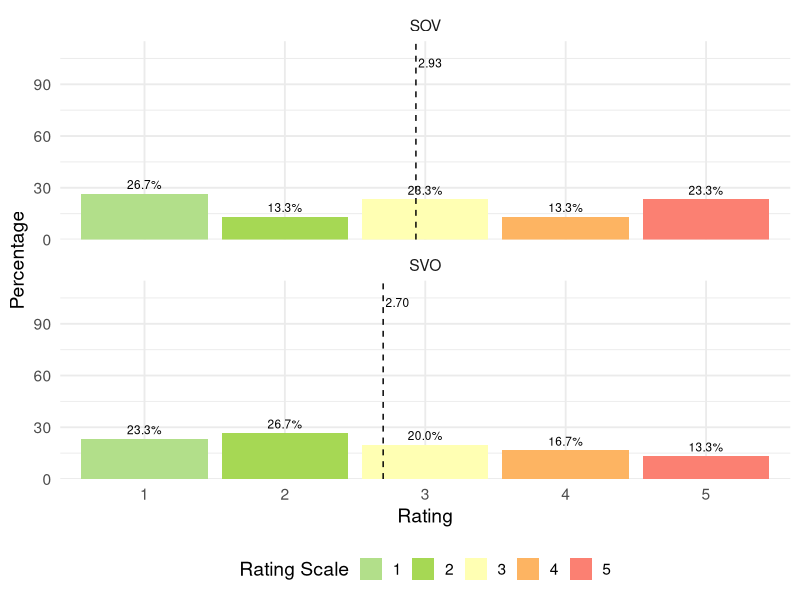
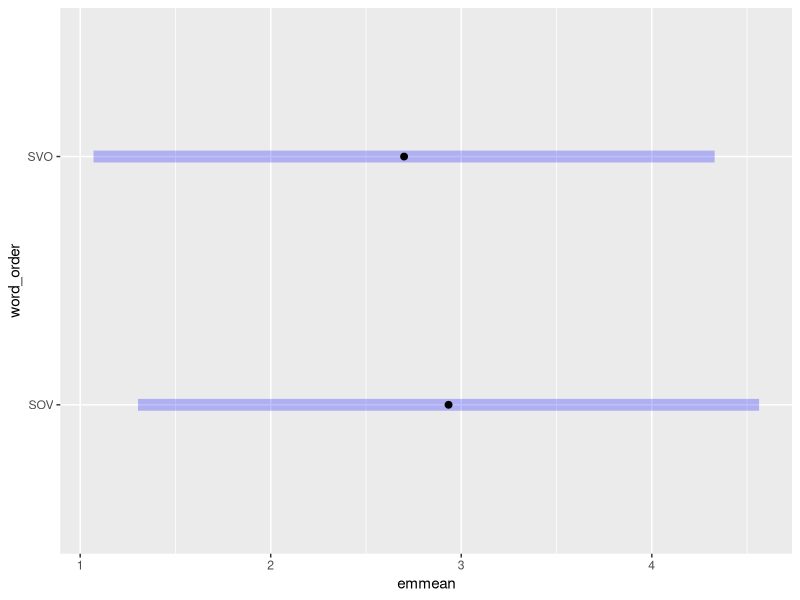

These charts were generated, in order, by the following R code:
## ---- chunk 1
library(tibble)

# Simulate dataset: 10 subjects × 6 items
set.seed(123)
df <- tibble(
  subject = rep(1:10, each = 6),
  item = rep(1:3, each = 2, times=10),
  word_order = rep(c("SVO", "SOV"), times=3*10),
  sentence = rep(c(
    "The cat chased the mouse.",     # SVO
    "The cat the mouse chased.",     # SOV
    "She reads books every night.",  # SVO
    "She every night books reads.",  # SOV
    "They are visiting the park.",   # SVO
    "They the park are visiting."    # SOV
  ), times=10),
  rating = sample(1:5, 60, replace = TRUE)
)

# Convert to factors for modeling
df$word_order <- factor(df$word_order)
df$subject <- factor(df$subject)
df$item <- factor(df$item)

# Quick check
head(df)
## ---- chunk 2
library(ggplot2)
library(dplyr)

# calculate percentage of ratings per word_order
plot_data <- df %>%
  group_by(word_order, rating) %>%
  summarise(n = n(), .groups = "drop") %>%
  group_by(word_order) %>%
  mutate(percent = n / sum(n) * 100)

# calculate mean ratings per word_order
mean_data <- df %>%
  group_by(word_order) %>%
  summarise(mean_rating = mean(as.numeric(as.character(rating))), .groups = "drop")

# colors for 5-point scale
colors <- c("#b2df8a", "#a6d854", "#ffffb3", "#fdb462", "#fb8072")

# transform rating to ordinal for the plot
plot_data$rating <- factor(plot_data$rating, levels = 1:5)

# Plot
ggplot(plot_data, aes(x = rating, y = percent, fill = rating)) +
  geom_bar(stat = "identity") +
  geom_text(aes(label = sprintf("%.1f%%", percent)), vjust = -0.5, size = 3) +
  facet_wrap(~word_order, ncol = 1) +
  geom_vline(
    data = mean_data,
    aes(xintercept = mean_rating),
    linetype = "dashed",
    color = "black",
    linewidth = 0.5
    ) +
  geom_text(
    data = mean_data,
    aes(x = mean_rating, y = 105, label = sprintf("%.2f", mean_rating)),
    inherit.aes = FALSE,
    vjust = 1,
    hjust = -0.1,
    size = 3
    ) +
  scale_fill_manual(values = colors) +
  scale_y_continuous(limits = c(0, 115), expand = c(0, 0)) +
  labs(
    x = "Rating",
    y = "Percentage",
    fill = "Rating Scale"
    ) +
  theme_minimal(base_size = 14) +
  theme(legend.position = "bottom")
## ---- chunk 3
library(lmerTest)

# Linear Mixed Model (LMM)
m <- lmer(rating ~ word_order 
          + (1|subject) # adds a random intercept for each participant
          + (1|item), # adds a random intercept for each item
          data = df)
summary(m)
## ---- chunk 4
library(emmeans)

# plot predicted mean acceptability rating
emm <- emmeans(m, ~ word_order)
df$rating <- factor(df$rating, ordered = TRUE, levels = 1:5)
plot(emm)
## ---- chunk 5
library(ordinal)

# Cumulative Link Mixed Model (CLMM) --> more conservative
df$rating <- factor(df$rating, ordered = TRUE, levels = 1:5)
m2 <- clmm(rating ~ word_order + (1|subject) + (1|item), data = df)
summary(m2)
